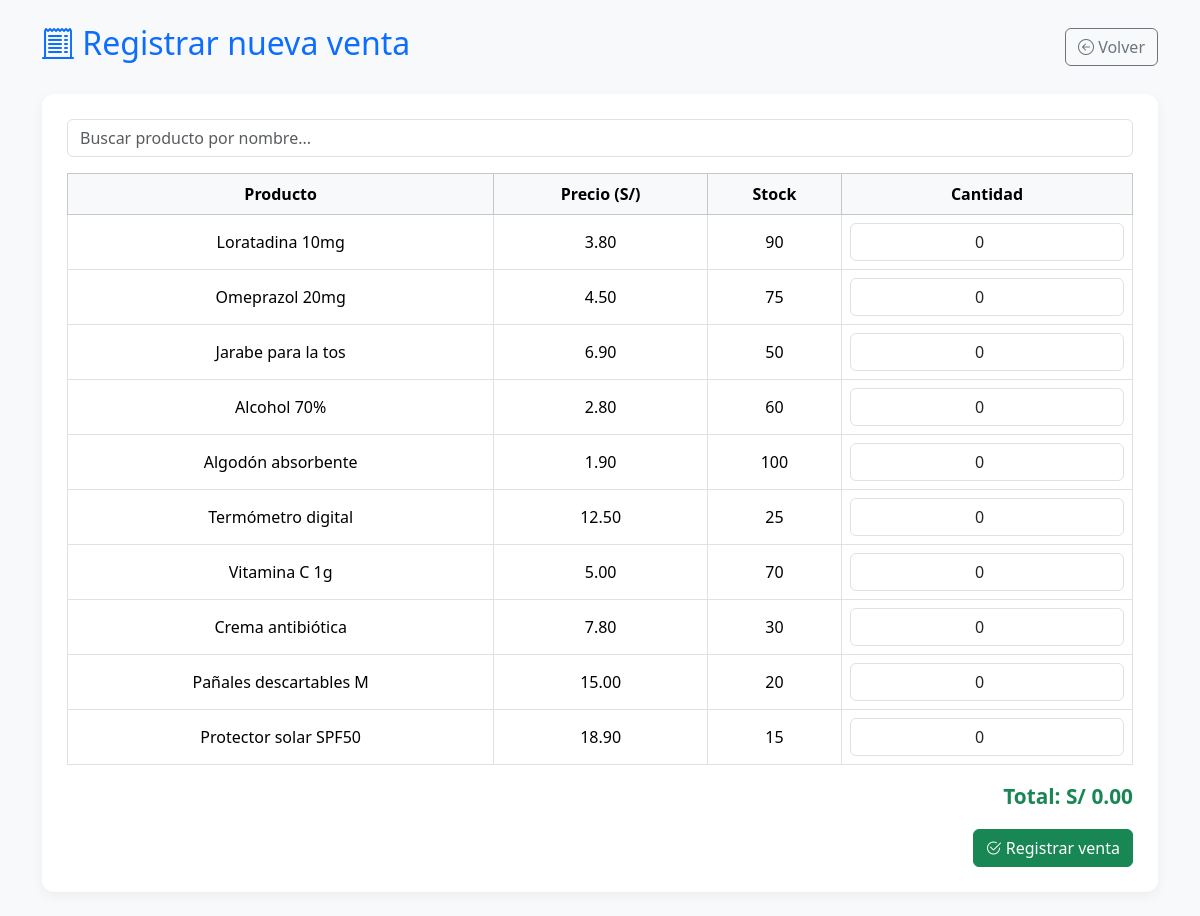
The page /ventas/registrar.php (signed in) on the database its author committed.
### tables this page shows
CREATE TABLE productos (
    id INT AUTO_INCREMENT PRIMARY KEY,
    nombre VARCHAR(100) NOT NULL,
    descripcion TEXT,
    stock INT DEFAULT 0,
    precio DECIMAL(10,2) NOT NULL,
    stock_minimo INT DEFAULT 5
);

### ventas/registrar.php (the view, shortened to what this page needs)
<?php
include '../conexion.php';
$productos = $conexion->query("SELECT * FROM productos WHERE stock > 0");
?>
<!DOCTYPE html>
<html lang="es">
<head>
    <link href="https://cdn.jsdelivr.net/npm/bootstrap@5.3.3/dist/css/bootstrap.min.css" rel="stylesheet">
    <link href="https://cdn.jsdelivr.net/npm/bootstrap-icons@1.10.5/font/bootstrap-icons.css" rel="stylesheet">
</head>
<body>
<div class="container py-4">
    <div class="d-flex justify-content-between align-items-center mb-4">
        <h2 class="text-primary"><i class="bi bi-receipt-cutoff"></i> Registrar nueva venta</h2>
        <a href="../dashboard.php" class="btn btn-outline-secondary">
            <i class="bi bi-arrow-left-circle"></i> Volver
        </a>
    </div>
    <div class="form-container">
        <form id="ventaForm" method="POST" action="registrar_venta.php">
            <div class="mb-3">
                <input type="text" id="buscadorProducto" class="form-control" placeholder="Buscar producto por nombre...">
            </div>
            <div class="table-responsive">
                <table class="table table-bordered align-middle text-center" id="tablaProductos">
                    <thead class="table-light">
                        <tr>
                            <th>Producto</th>
                            <th>Precio (S/)</th>
                            <th>Stock</th>
                            <th>Cantidad</th>
                        </tr>
                    </thead>
                    <tbody>
                        <?php while ($p = $productos->fetch_assoc()): ?>
                            <tr>
                                <td>
                                    <?= htmlspecialchars($p['nombre']) ?>
                                </td>
                                <td>
                                    <?= number_format($p['precio'], 2) ?>
                                </td>
                                <td><?= $p['stock'] ?></td>
                                <td>
                                    <input type="number" class="form-control text-center" name="cantidades[]" value="0" min="0" max="<?= $p['stock'] ?>">
                                </td>
                            </tr>
                        <?php endwhile; ?>
                    </tbody>
                </table>
            </div>
            <div class="text-end mb-3 total-display">
                Total: S/ <span id="total">0.00</span>
            </div>
            <div class="text-end">
                <button type="submit" class="btn btn-success">
                    <i class="bi bi-check2-circle"></i> Registrar venta
                </button>
            </div>
        </form>
    </div>
</div>
</body>
</html>

### ventas/registrar.php (style rules this page uses)
body { background-color: #f8f9fa; animation: fadeIn 0.5s ease-in; }
.form-container { background: #fff; border-radius: 12px; padding: 25px; box-shadow: 0 4px 12px rgba(0,0,0,0.05); }
.total-display { font-size: 1.3rem; font-weight: bold; color: #198754; }

### rows shown on the page
productos: nombre "Loratadina 10mg", precio "3.80", stock "90"
productos: nombre "Omeprazol 20mg", precio "4.50", stock "75"
productos: nombre "Jarabe para la tos", precio "6.90", stock "50"
productos: nombre "Alcohol 70%", precio "2.80", stock "60"
productos: nombre "Algodón absorbente", precio "1.90", stock "100"
productos: nombre "Termómetro digital", precio "12.50", stock "25"
productos: nombre "Vitamina C 1g", precio "5.00", stock "70"
productos: nombre "Crema antibiótica", precio "7.80", stock "30"
productos: nombre "Pañales descartables M", precio "15.00", stock "20"
productos: nombre "Protector solar SPF50", precio "18.90", stock "15"
